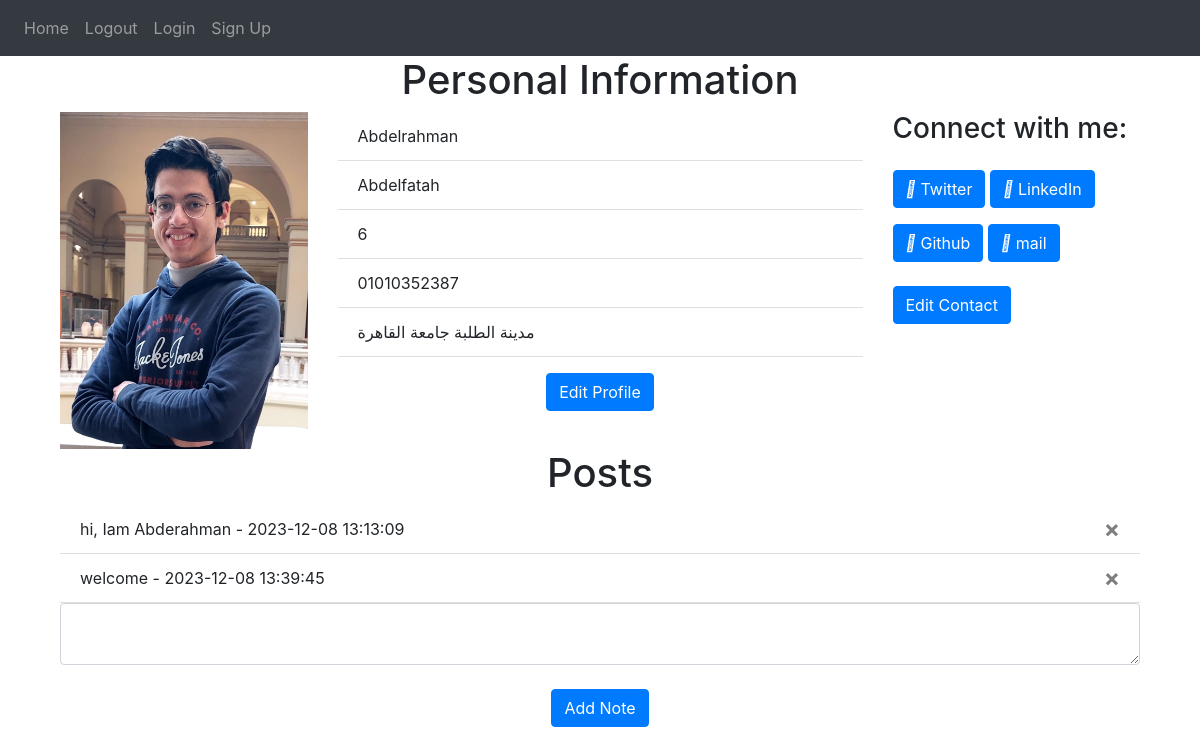
The app's page / (signed in) with its own data.
### website/models.py (models this page shows)
class User(db.Model, UserMixin):
    id = db.Column(db.Integer, primary_key=True)
    email = db.Column(db.String(150), unique=True)
    password = db.Column(db.String(150))
    first_name = db.Column(db.String(150))
    last_name = db.Column(db.String(150))
    age= db.Column(db.String(150))
    phone = db.Column(db.String(150))
    address = db.Column(db.String(150))
    notes = db.relationship('Note')
    contact = db.relationship('Contact', backref='user', uselist=False)

class Note(db.Model):
    id = db.Column(db.Integer, primary_key=True)
    data = db.Column(db.String(10000))
    date = db.Column(db.DateTime(timezone=True), default=func.now())
    user_id = db.Column(db.Integer, db.ForeignKey('user.id'))

### website/views.py (the view, shortened to what this page needs)
@views.route('/', methods=['GET', 'POST'])
@login_required
def home():
    return render_template("home.html", user=current_user)

### website/__init__.py (called while the page is built)
def create_app():
    app = Flask(__name__)
    app.config['SECRET_KEY'] = 'hjshjhdjah kjshkjdhjs'
    app.config['SQLALCHEMY_DATABASE_URI'] = f'sqlite:///{DB_NAME}'
    db.init_app(app)
    from .views import views
    from .auth import auth
    app.register_blueprint(views, url_prefix='/')
    app.register_blueprint(auth, url_prefix='/')
    from .models import User, Note
    with app.app_context():
        db.create_all()
    login_manager = LoginManager()
    login_manager.login_view = 'auth.login'
    login_manager.init_app(app)
    @login_manager.user_loader
    def load_user(id):
        return User.query.get(int(id))
    return app

### website/templates/home.html (shortened to what this page needs)
{% extends "base.html" %}
{% block content %}
<div class="container">
    <h1 align="center">Personal Information</h1>
    <div class="row">
        <div class="col-md-3">
            <img src="\static\images\mahmoud.jpg" alt="Your Image" class="img-fluid">
        </div>
        <div class="col-md-6">
            <ul class="list-group list-group-flush" id="personal_info">
                <li class="list-group-item">{{ user.first_name }}</li>
                <li class="list-group-item">{{ user.last_name }}</li>
                <li class="list-group-item">{{ user.age }}</li>
                <li class="list-group-item">{{ user.phone }}</li>
                <li class="list-group-item">{{ user.address }}</li>
            </ul>
        <div align="center">
                      <a href="{{ url_for('views.edit_profile') }}" class="btn btn-primary mt-3">Edit Profile</a>
        </div>
        </div>
        <div class="col-md-3">
            <h3>Connect with me:</h3>
            <a href="#" target="_blank" class="btn btn-primary mt-3">
                <i class="fab fa-twitter"></i> Twitter
            </a>
            <a href="#" target="_blank" class="btn btn-primary mt-3">
                <i class="fab fa-linkedin"></i> LinkedIn
            </a>
            <a href="#" target="_blank" class="btn btn-primary mt-3">
                <i class="fab fa-linkedin"></i> Github
            </a>
            <a href="bassel@gmail.com" target="_blank" class="btn btn-primary mt-3">
                <i class="fab fa-linkedin"></i> mail
            </a>
                              <br />
                              <br />
            <a href="{{ url_for('views.edit_contact') }}" class="btn btn-primary">Edit Contact</a>
        </div>
    </div>
    <h1 align="center">Posts</h1>
    <ul class="list-group list-group-flush" id="notes">
        {% for note in user.notes %}
        <li class="list-group-item">
            {{ note.data }} - {{ note.date.strftime('%Y-%m-%d %H:%M:%S') }}
            <button type="button" class="close" onClick="deleteNote({{ note.id }})">
                <span aria-hidden="true">&times;</span>
            </button>
        </li>
        {% endfor %}
    </ul>
    <form method="POST">
        <textarea name="note" id="note" class="form-control"></textarea>
        <br />
        <div align="center">
            <button type="submit" class="btn btn-primary">Add Note</button>
        </div>
    </form>
</div>
{% endblock %}

### records on screen
User: first_name "Abdelrahman", last_name "Abdelfatah", age "6", phone "01010352387", address "مدينة الطلبة جامعة القاهرة"
Note: data "hi, Iam Abderahman", date "2023-12-08 13:13:09"
Note: data "welcome", date "2023-12-08 13:39:45"
